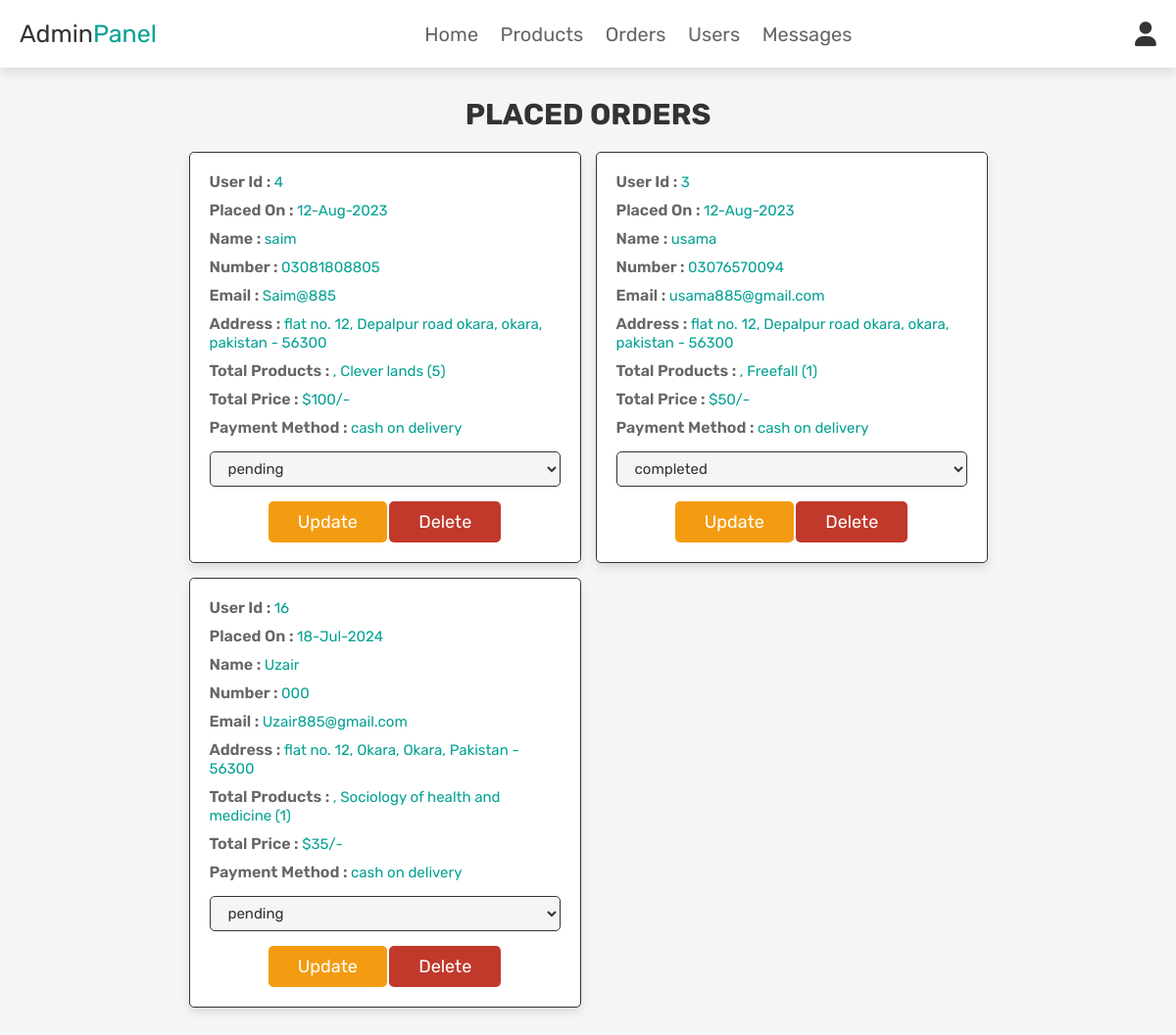
Page /admin_orders.php (signed in) on the committed database.
### tables this page shows
CREATE TABLE `orders` (
  `id` int(100) NOT NULL,
  `user_id` int(100) NOT NULL,
  `name` varchar(100) NOT NULL,
  `number` varchar(12) NOT NULL,
  `email` varchar(100) NOT NULL,
  `method` varchar(50) NOT NULL,
  `address` varchar(500) NOT NULL,
  `total_products` varchar(1000) NOT NULL,
  `total_price` int(100) NOT NULL,
  `placed_on` varchar(50) NOT NULL,
  `payment_status` varchar(20) NOT NULL DEFAULT 'pending'
);

### admin_orders.php (the view, shortened to what this page needs)
<?php
include 'config.php';
?>
<!DOCTYPE html>
<html lang="en">
<head>
   <link rel="stylesheet" href="https://cdnjs.cloudflare.com/ajax/libs/font-awesome/6.0.0/css/all.min.css">
   <link rel="stylesheet" href="css/admin_style.css">
</head>
<body>
<?php include 'admin_header.php'; ?>
<section class="orders">
   <h1 class="title">placed orders</h1>
   <div class="box-container">
      <?php
      $select_orders = mysqli_query($conn, "SELECT * FROM `orders`") or die('query failed');
      if(mysqli_num_rows($select_orders) > 0){
         while($fetch_orders = mysqli_fetch_assoc($select_orders)){
      ?>
      <div class="box">
         <p> user id : <span><?php echo $fetch_orders['user_id']; ?></span> </p>
         <p> placed on : <span><?php echo $fetch_orders['placed_on']; ?></span> </p>
         <p> name : <span><?php echo $fetch_orders['name']; ?></span> </p>
         <p> number : <span><?php echo $fetch_orders['number']; ?></span> </p>
         <p> email : <span><?php echo $fetch_orders['email']; ?></span> </p>
         <p> address : <span><?php echo $fetch_orders['address']; ?></span> </p>
         <p> total products : <span><?php echo $fetch_orders['total_products']; ?></span> </p>
         <p> total price : <span>$<?php echo $fetch_orders['total_price']; ?>/-</span> </p>
         <p> payment method : <span><?php echo $fetch_orders['method']; ?></span> </p>
         <form action="" method="post">
            <select name="update_payment">
               <option value="" selected disabled><?php echo $fetch_orders['payment_status']; ?></option>
            </select>
            <input type="submit" value="update" name="update_order" class="option-btn">
            <a href="admin_orders.php?delete=<?php echo $fetch_orders['id']; ?>" onclick="return confirm('delete this order?');" class="delete-btn">delete</a>
         </form>
      </div>
      <?php
         }
      }else{
         echo '<p class="empty">no orders placed yet!</p>';
      }
      ?>
   </div>
</section>
</body>
</html>

### css/admin_style.css (style rules this page uses)
:root { --purple:#04a194; --red:#c0392b; --orange:#f39c12; --black:#333; --white:#fff; --light-color:#666; --light-white:#ccc; --light-bg:#f5f5f5; --border:.1rem solid var(--black); --box-shadow:0 .5rem 1rem rgba(0,0,0,.1); }
* { font-family: 'Rubik', sans-serif; margin:0; padding:0; box-sizing: border-box; outline: none; border:none; text-decoration: none; transition:all .2s linear; }
html { font-size: 62.5%; overflow-x: hidden; }
body { background-color: var(--light-bg); }
section { padding:3rem 2rem; }
.title { text-align: center; margin-bottom: 2rem; text-transform: uppercase; color:var(--black); font-size: 3rem; }
.btn, .option-btn, .delete-btn, .white-btn { display: inline-block; margin-top: 1rem; padding:1rem 3rem; cursor: pointer; color:var(--white); font-size: 1.8rem; border-radius: .5rem; text-transform: capitalize; }
.option-btn { background-color: var(--orange); }
.delete-btn { background-color: var(--red); }
.orders .box-container { display: grid; grid-template-columns: repeat(auto-fit,40rem); justify-content: center; gap:1.5rem; max-width: 2000px; margin:0 auto; align-items: flex-start; }
.orders .box-container .box { background-color: var(--white); padding:2rem; border:var(--border); box-shadow: var(--box-shadow); border-radius: .5rem; }
.orders .box-container .box p { padding-bottom: 1rem; font-size: 1.6rem; text-transform: capitalize; font-weight: 600; color:var(--light-color); }
.orders .box-container .box p span { color:var(--purple); font-size: 1.5rem; text-transform: none; font-weight: 400; }
.orders .box-container .box form { text-align: center; }
.orders .box-container .box form select { border-radius: .5rem; margin:.5rem 0; width: 100%; background-color: var(--light-bg); border:var(--border); padding:0.7rem 1.4rem; font-size: 1.5rem; color:var(--black); }

### rows in the picture
orders: user "4", placed_on "12-Aug-2023", name "saim", number "03081808805", email "Saim@885", address "flat no. 12, Depalpur road okara, okara, pakistan - 56300", total_products ", Clever lands (5)", total_price "100", method "cash on delivery", update_payment "pending"
orders: user "3", placed_on "12-Aug-2023", name "usama", number "03076570094", email "usama885@gmail.com", address "flat no. 12, Depalpur road okara, okara, pakistan - 56300", total_products ", Freefall (1)", total_price "50", method "cash on delivery", update_payment "completed"
orders: user "16", placed_on "18-Jul-2024", name "Uzair", number "000", email "Uzair885@gmail.com", address "flat no. 12, Okara, Okara, Pakistan - 56300", total_products ", Sociology of health and medicine (1)", total_price "35", method "cash on delivery", update_payment "pending"
